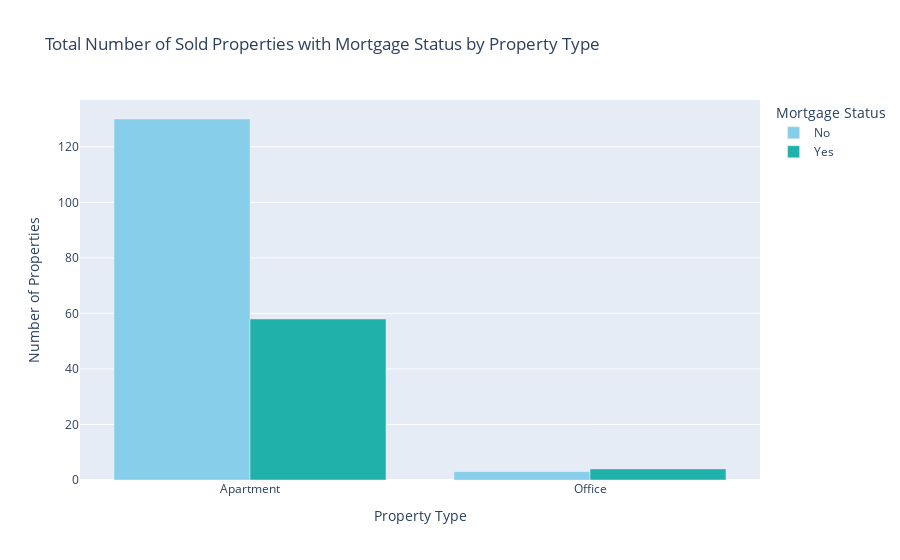

The code cell stored with this chart in its notebook:
### Markdown cell above
### Total Number of Sold Properties with Mortgage Status by Property Type

### Code cell
# Filter only sold properties
sold_properties = Realstate[Realstate['status'] == 'Sold'].copy()

# Handle missing mortgage information by filling with 'Unknown'
sold_properties.loc[:, 'mortgage'] = sold_properties['mortgage'].fillna('Unknown')

# Group by 'type' and 'mortgage', then count the number of properties
total_sold_properties = sold_properties.groupby(['type', 'mortgage']).size().reset_index(name='count')

# Create a bar chart with separate subplots for mortgaged and non-mortgaged properties
fig = px.bar(total_sold_properties, x='type', y='count', color='mortgage',
             barmode='group',
             title='Total Number of Sold Properties with Mortgage Status by Property Type',
             labels={'count': 'Number of Properties', 'type': 'Property Type', 'mortgage': 'Mortgage Status'},
             color_discrete_sequence=['skyblue', 'lightseagreen', 'lightcoral'])  # Custom colors including 'Unknown'

fig.show()

### Figure 1 — Plotly figure (JSON) as saved in the notebook; plotly's stock layout.template omitted (floating-point values rounded to 4 significant figures)
{"data": [{"alignmentgroup": "True", "hovertemplate": "Mortgage Status=No<br>Property Type=%{x}<br>Number of Properties=%{y}<extra></extra>", "legendgroup": "No", "marker": {"color": "skyblue", "pattern": {"shape": ""}}, "name": "No", "offsetgroup": "No", "orientation": "v", "showlegend": true, "textposition": "auto", "type": "bar", "x": ["Apartment", "Office"], "xaxis": "x", "y": [130, 3], "yaxis": "y"}, {"alignmentgroup": "True", "hovertemplate": "Mortgage Status=Yes<br>Property Type=%{x}<br>Number of Properties=%{y}<extra></extra>", "legendgroup": "Yes", "marker": {"color": "lightseagreen", "pattern": {"shape": ""}}, "name": "Yes", "offsetgroup": "Yes", "orientation": "v", "showlegend": true, "textposition": "auto", "type": "bar", "x": ["Apartment", "Office"], "xaxis": "x", "y": [58, 4], "yaxis": "y"}], "layout": {"autosize": true, "barmode": "group", "legend": {"title": {"text": "Mortgage Status"}, "tracegroupgap": 0}, "title": {"text": "Total Number of Sold Properties with Mortgage Status by Property Type"}, "xaxis": {"anchor": "y", "autorange": true, "domain": [0, 1], "range": [-0.5, 1.5], "title": {"text": "Property Type"}, "type": "category"}, "yaxis": {"anchor": "x", "autorange": true, "domain": [0, 1], "range": [0, 136.8], "title": {"text": "Number of Properties"}, "type": "linear"}}}
